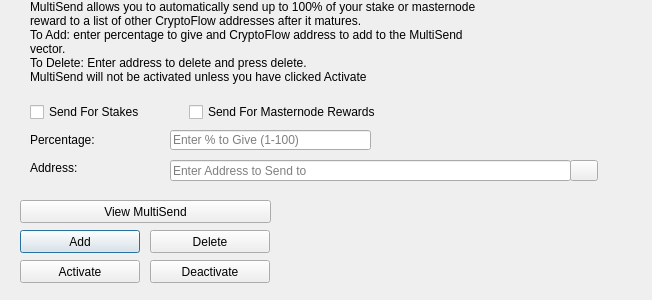
<?xml version="1.0" encoding="UTF-8"?>
<ui version="4.0">
 <class>MultiSendDialog</class>
 <widget class="QDialog" name="MultiSendDialog">
  <property name="windowModality">
   <enum>Qt::NonModal</enum>
  </property>
  <property name="geometry">
   <rect>
    <x>0</x>
    <y>0</y>
    <width>652</width>
    <height>300</height>
   </rect>
  </property>
  <property name="windowTitle">
   <string>MultiSend</string>
  </property>
  <widget class="QLineEdit" name="multiSendPercentEdit">
   <property name="geometry">
    <rect>
     <x>170</x>
     <y>130</y>
     <width>201</width>
     <height>20</height>
    </rect>
   </property>
   <property name="toolTip">
    <string>Enter whole numbers 1 - 100</string>
   </property>
   <property name="placeholderText">
    <string>Enter % to Give (1-100)</string>
   </property>
  </widget>
  <widget class="QLineEdit" name="multiSendAddressEdit">
   <property name="geometry">
    <rect>
     <x>170</x>
     <y>160</y>
     <width>401</width>
     <height>21</height>
    </rect>
   </property>
   <property name="toolTip">
    <string/>
   </property>
   <property name="placeholderText">
    <string>Enter Address to Send to</string>
   </property>
  </widget>
  <widget class="QLabel" name="label_2">
   <property name="geometry">
    <rect>
     <x>30</x>
     <y>0</y>
     <width>451</width>
     <height>121</height>
    </rect>
   </property>
   <property name="lineWidth">
    <number>1</number>
   </property>
   <property name="text">
    <string>MultiSend allows you to automatically send up to 100% of your stake or masternode reward to a list of other CryptoFlow addresses after it matures.
To Add: enter percentage to give and CryptoFlow address to add to the MultiSend vector.
To Delete: Enter address to delete and press delete.
MultiSend will not be activated unless you have clicked Activate</string>
   </property>
   <property name="alignment">
    <set>Qt::AlignLeading|Qt::AlignLeft|Qt::AlignTop</set>
   </property>
   <property name="wordWrap">
    <bool>true</bool>
   </property>
  </widget>
  <widget class="QLabel" name="message">
   <property name="geometry">
    <rect>
     <x>290</x>
     <y>200</y>
     <width>351</width>
     <height>91</height>
    </rect>
   </property>
   <property name="text">
    <string/>
   </property>
  </widget>
  <widget class="QPushButton" name="addButton">
   <property name="geometry">
    <rect>
     <x>20</x>
     <y>230</y>
     <width>120</width>
     <height>23</height>
    </rect>
   </property>
   <property name="toolTip">
    <string/>
   </property>
   <property name="statusTip">
    <string>Add to MultiSend Vector</string>
   </property>
   <property name="text">
    <string>Add</string>
   </property>
  </widget>
  <widget class="QPushButton" name="disableButton">
   <property name="geometry">
    <rect>
     <x>150</x>
     <y>260</y>
     <width>120</width>
     <height>23</height>
    </rect>
   </property>
   <property name="statusTip">
    <string>Deactivate MultiSend</string>
   </property>
   <property name="text">
    <string>Deactivate</string>
   </property>
  </widget>
  <widget class="QPushButton" name="addressBookButton">
   <property name="geometry">
    <rect>
     <x>570</x>
     <y>160</y>
     <width>28</width>
     <height>21</height>
    </rect>
   </property>
   <property name="toolTip">
    <string>Choose an address from the address book</string>
   </property>
   <property name="text">
    <string/>
   </property>
   <property name="icon">
    <iconset resource="../cryptoflow.qrc">
     <normaloff>:/icons/address-book</normaloff>:/icons/address-book</iconset>
   </property>
   <property name="shortcut">
    <string>Alt+A</string>
   </property>
   <property name="autoDefault">
    <bool>false</bool>
   </property>
  </widget>
  <widget class="QLabel" name="label">
   <property name="geometry">
    <rect>
     <x>30</x>
     <y>130</y>
     <width>121</width>
     <height>20</height>
    </rect>
   </property>
   <property name="toolTip">
    <string>Percentage of stake to send</string>
   </property>
   <property name="text">
    <string>Percentage:</string>
   </property>
  </widget>
  <widget class="QLabel" name="label_5">
   <property name="geometry">
    <rect>
     <x>30</x>
     <y>160</y>
     <width>111</width>
     <height>16</height>
    </rect>
   </property>
   <property name="toolTip">
    <string>Address to send portion of stake to</string>
   </property>
   <property name="text">
    <string>Address:</string>
   </property>
  </widget>
  <widget class="QPushButton" name="deleteButton">
   <property name="geometry">
    <rect>
     <x>150</x>
     <y>230</y>
     <width>120</width>
     <height>23</height>
    </rect>
   </property>
   <property name="toolTip">
    <string/>
   </property>
   <property name="statusTip">
    <string>Delete Address From MultiSend Vector</string>
   </property>
   <property name="text">
    <string>Delete</string>
   </property>
  </widget>
  <widget class="QPushButton" name="activateButton">
   <property name="geometry">
    <rect>
     <x>20</x>
     <y>260</y>
     <width>120</width>
     <height>23</height>
    </rect>
   </property>
   <property name="statusTip">
    <string>Activate MultiSend</string>
   </property>
   <property name="text">
    <string>Activate</string>
   </property>
  </widget>
  <widget class="QPushButton" name="viewButton">
   <property name="geometry">
    <rect>
     <x>20</x>
     <y>200</y>
     <width>251</width>
     <height>23</height>
    </rect>
   </property>
   <property name="toolTip">
    <string/>
   </property>
   <property name="statusTip">
    <string>View MultiSend Vector</string>
   </property>
   <property name="text">
    <string>View MultiSend</string>
   </property>
  </widget>
  <widget class="QWidget" name="horizontalLayoutWidget">
   <property name="geometry">
    <rect>
     <x>30</x>
     <y>100</y>
     <width>351</width>
     <height>24</height>
    </rect>
   </property>
   <layout class="QHBoxLayout" name="horizontalLayout">
    <item>
     <widget class="QCheckBox" name="multiSendStakeCheckBox">
      <property name="text">
       <string>Send For Stakes</string>
      </property>
     </widget>
    </item>
    <item>
     <widget class="QCheckBox" name="multiSendMasternodeCheckBox">
      <property name="text">
       <string>Send For Masternode Rewards</string>
      </property>
     </widget>
    </item>
   </layout>
  </widget>
 </widget>
 <resources>
  <include location="../cryptoflow.qrc"/>
 </resources>
 <connections/>
</ui>
